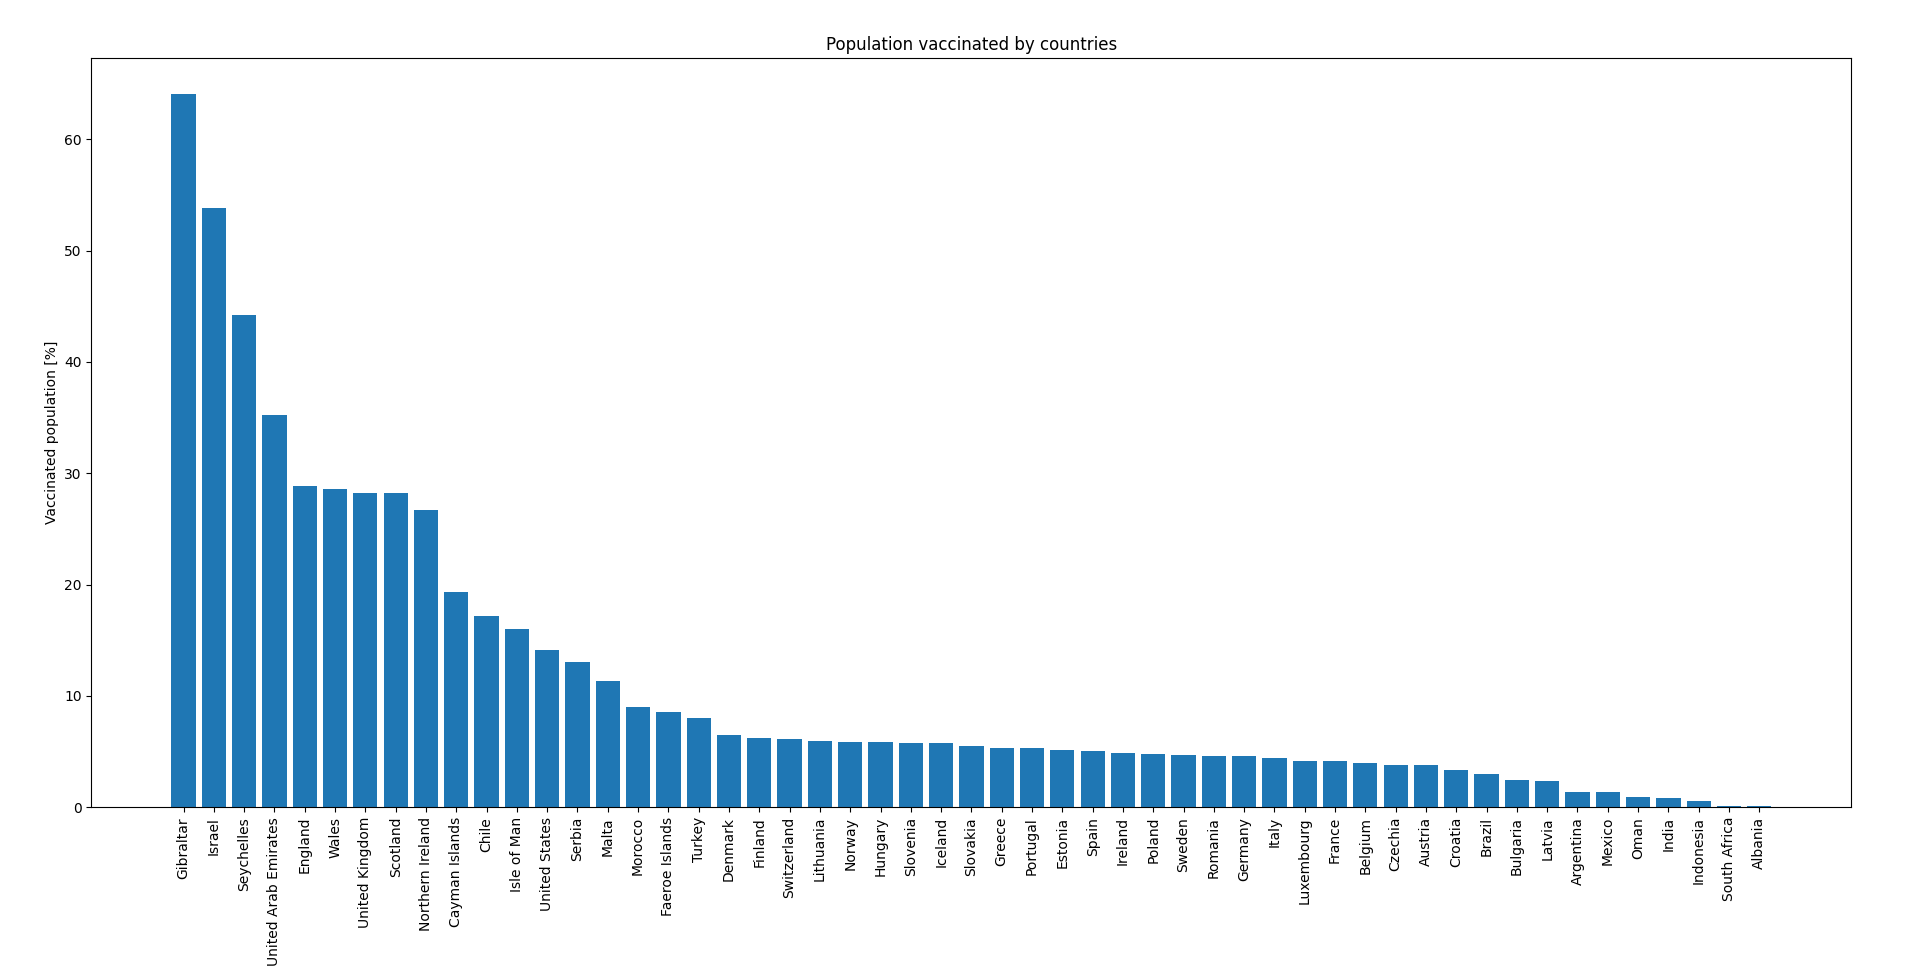

Generate this figure with Python:
import pandas as pd
import matplotlib.pyplot as plt

# taking data from file
data = pd.read_csv('vaccinated_percent.csv')
data = data.iloc[:,:].values

# creating bar chart
plt.bar(data[:,0], data[:,1])
plt.xticks(rotation=90)
plt.ylabel('Vaccinated population [%]')
plt.title('Population vaccinated by countries')
plt.show()
